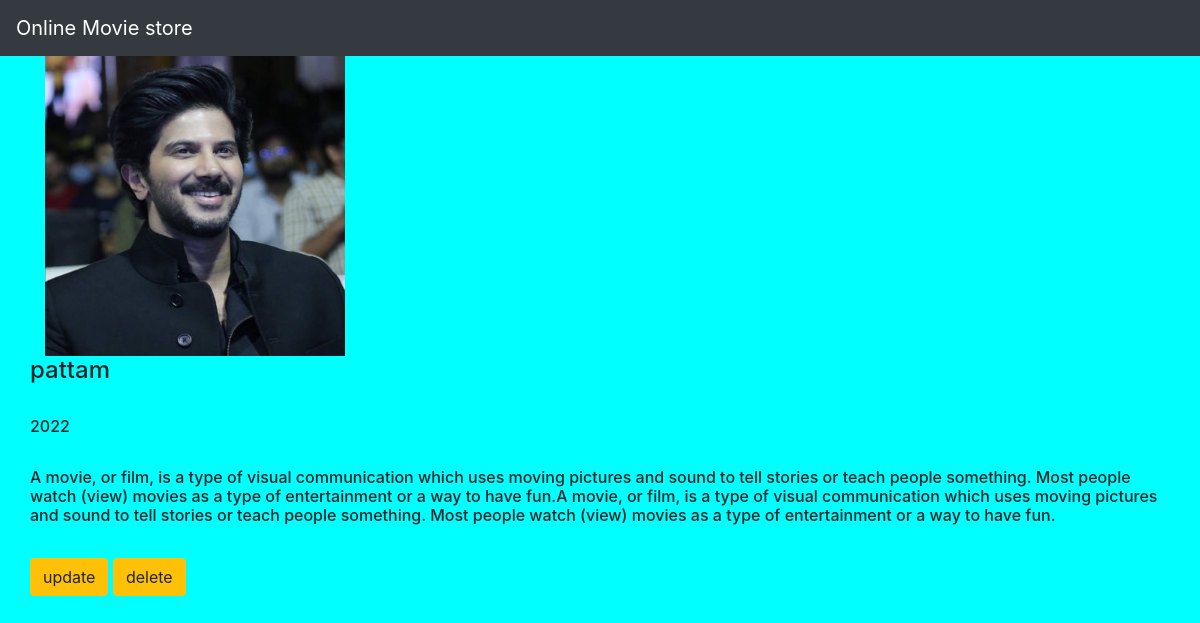
/movie/3/, run on the app's committed database.
### movieapp/models.py (models this page shows, shortened)
class Movie(models.Model):
    name=models.CharField(max_length=250)
    des=models.TextField()
    year=models.IntegerField()
    img=models.ImageField(upload_to='gallery')

### movieapp/views.py (the view)
# urls.py: path('movie/<int:movie_id>/',views.detail,name='detail'),
def detail(request,movie_id):
    movie = Movie.objects.get(id=movie_id)
    return render(request,"detail.html",{'movie':movie})

### templates/detail.html
{% extends 'base.html' %}
{% block body %}
<div class="container">
    <div class="row">
        <div class="col-md-6">
            <img src="{{movie.img.url}}" width="300" height="300">
        </div>
    <div class="col-cmd-6">
        <h4>{{movie.name}}</h4><br>
        <h6>{{movie.year}}</h6><br>
        <h6>{{movie.des}}</h6><br>
        <a class= "btn btn-warning" href="{% url 'update' movie.id %}">update</a>
        <a class= "btn btn-warning" href="{% url 'delete' movie.id %}">delete</a>
    </div>
    </div>
</div>
        {% endblock %}

### static/style.css (style rules this page uses)
body { background-color:aqua; }

### data on the page
Movie: img (picture), name "pattam", year "2022", des "A movie, or film, is a type of visual communication which uses moving pictures and sound to tell stories or teach people something. Most people watch (view) movies as a type of entertainment or a way to have fun.A movie, or film, is a type of visual communication which uses moving pictures and sound to tell stories or teach people something. Most people watch (view) movies as a type of entertainment or a way to have fun."
